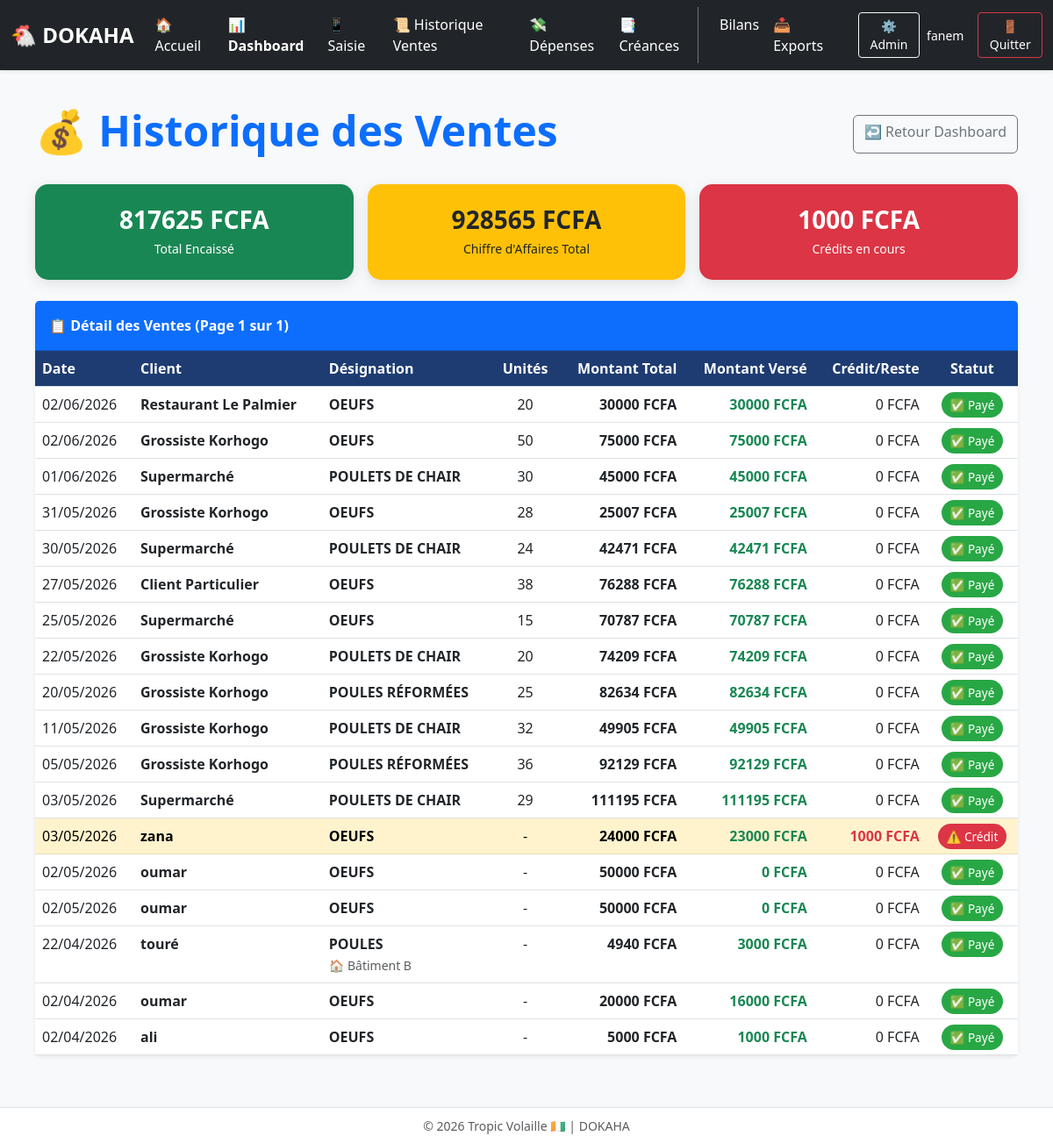
The app's page /ventes/ (signed in) with its own data.
### gestion/models.py (models this page shows, shortened)
class Vente(models.Model):
    poulailler = models.ForeignKey(Poulailler, on_delete=models.SET_NULL, null=True, blank=True, verbose_name="Bâtiment")
    date = models.DateField(verbose_name="Date")
    client = models.CharField(max_length=100, blank=True, null=True, verbose_name="Client")
    type_vente = models.CharField(
        max_length=20,
        choices=[('oeufs', '🥚 Œufs'), ('poules', '🐔 Poules'), ('autres', '📦 Autres')],
        default='oeufs'
    )
    plateaux = models.IntegerField(default=0)
    unites = models.IntegerField(default=0)
    prix_plateau = models.DecimalField(max_digits=10, decimal_places=2, default=0)
    montant_total = models.DecimalField(max_digits=10, decimal_places=2, default=0)
    paye = models.BooleanField(default=True)
    montant_paye = models.DecimalField(max_digits=10, decimal_places=2, default=0, verbose_name="Montant payé (FCFA)")
    montant_restant = models.DecimalField(max_digits=10, decimal_places=2, default=0, verbose_name="Reste à payer (FCFA)")
    mode_paiement = models.CharField(
        max_length=20,
        default='comptant',
        choices=[('comptant', '💵 Comptant'), ('credit', '📝 Crédit'), ('mobile', '📱 Mobile Money'), ('cheque', '🧾 Chèque')],
        verbose_name="Mode de paiement"
    )
    plateaux = models.IntegerField(default=0, verbose_name='Nombre de plateaux (30 œufs)')
    reste_oeufs = models.IntegerField(default=0, verbose_name='Œufs restants (0-29)')
    class Meta:
        verbose_name = "Vente"
        verbose_name_plural = "Ventes"
        ordering = ['-date']

class Poulailler(models.Model):
    nom = models.CharField(max_length=100, default="")
    effectif_initial = models.PositiveIntegerField(default=0)

### gestion/views.py (the view)
# urls.py: path('ventes/', views.historique_ventes, name='historique_ventes'),
@login_required
def historique_ventes(request):
    from django.core.paginator import Paginator
    from gestion.models import Vente
    ventes = Vente.objects.all().order_by('-date', '-id')
    paginator = Paginator(ventes, 50)  # 50 ventes par page
    page_number = request.GET.get('page')
    page_obj = paginator.get_page(page_number)
    total_ventes = ventes.aggregate(total=Sum('montant_total'))['total'] or 0
    total_paye = ventes.aggregate(total=Sum('montant_paye'))['total'] or 0
    total_reste = ventes.aggregate(total=Sum('montant_restant'))['total'] or 0
    context = {
        'page_obj': page_obj,
        'total_ventes': total_ventes,
        'total_paye': total_paye,
        'total_reste': total_reste,
    }
    return render(request, 'gestion/historique_ventes.html', context)

### gestion/templates/gestion/historique_ventes.html (shortened to what this page needs)
{% extends "gestion/base.html" %}
{% block content %}
<div class="container-fluid py-4 px-3 px-md-4">
  <div class="d-flex justify-content-between align-items-center mb-4">
    <h1 class="display-5 fw-bold text-primary">💰 Historique des Ventes</h1>
    <a href="/dashboard/" class="btn btn-outline-secondary">↩️ Retour Dashboard</a>
  </div>
  <div class="row g-3 mb-4">
    <div class="col-md-4">
      <div class="stats-card bg-success text-white">
        <h3 class="fw-bold mb-1">{{ total_paye|floatformat:0 }} FCFA</h3>
        <small>Total Encaissé</small>
      </div>
    </div>
    <div class="col-md-4">
      <div class="stats-card bg-warning text-dark">
        <h3 class="fw-bold mb-1">{{ total_ventes|floatformat:0 }} FCFA</h3>
        <small>Chiffre d'Affaires Total</small>
      </div>
    </div>
    <div class="col-md-4">
      <div class="stats-card bg-danger text-white">
        <h3 class="fw-bold mb-1">{{ total_reste|floatformat:0 }} FCFA</h3>
        <small>Crédits en cours</small>
      </div>
    </div>
  </div>
  <div class="card border-0 shadow-sm">
    <div class="card-header bg-primary text-white fw-bold py-3">
      📋 Détail des Ventes (Page {{ page_obj.number }} sur {{ page_obj.paginator.num_pages }})
    </div>
    <div class="table-responsive">
      <table class="table table-hover table-ventes mb-0">
        <thead>
          <tr>
            <th>Date</th>
            <th>Client</th>
            <th>Désignation</th>
            <th class="text-center">Unités</th>
            <th class="text-end">Montant Total</th>
            <th class="text-end">Montant Versé</th>
            <th class="text-end">Crédit/Reste</th>
            <th class="text-center">Statut</th>
          </tr>
        </thead>
        <tbody>
          {% for v in page_obj %}
          <tr class="{% if v.montant_restant > 0 %}table-warning{% endif %}">
            <td>{{ v.date|date:"d/m/Y" }}</td>
            <td class="fw-bold">{{ v.client }}</td>
            <td>
              <strong>{{ v.type_vente|upper }}</strong>
              {% if v.poulailler %}<br><small class="text-muted">🏠 {{ v.poulailler.nom }}</small>{% endif %}
            </td>
            <td class="text-center">{{ v.unites|default:"-" }}</td>
            <td class="text-end fw-bold">{{ v.montant_total|floatformat:0 }} FCFA</td>
            <td class="text-end text-success fw-bold">{{ v.montant_paye|floatformat:0 }} FCFA</td>
            <td class="text-end {% if v.montant_restant > 0 %}text-danger fw-bold{% endif %}">
              {{ v.montant_restant|floatformat:0 }} FCFA
            </td>
            <td class="text-center">
              {% if v.montant_restant > 0 %}
                <span class="badge-credit">⚠️ Crédit</span>
              {% else %}
                <span class="badge-payee">✅ Payé</span>
              {% endif %}
            </td>
          </tr>
          {% empty %}
          <tr><td colspan="8" class="text-center text-muted py-4">Aucune vente enregistrée</td></tr>
          {% endfor %}
        </tbody>
      </table>
    </div>
  </div>
</div>
{% endblock %}

### gestion/templates/gestion/base.html (shortened to what this page needs)
{% load static %}
<!DOCTYPE html>
<html lang="fr">
<head>
    <link href="https://cdn.jsdelivr.net/npm/bootstrap@5.3.0/dist/css/bootstrap.min.css" rel="stylesheet">
    <link rel="stylesheet" href="https://cdn.jsdelivr.net/npm/bootstrap-icons@1.11.0/font/bootstrap-icons.css">
</head>
<body>
<nav class="navbar navbar-expand-lg navbar-dark bg-dark shadow-sm py-2">
  <div class="container-fluid">
    <a class="navbar-brand fw-bold fs-4" href="/">🐔 DOKAHA</a>
    <div class="collapse navbar-collapse" id="mainNavbar">
      <ul class="navbar-nav me-auto mb-2 mb-lg-0">
        <li class="nav-item"><a class="nav-link" href="/">🏠 Accueil</a></li>
        <li class="nav-item"><a class="nav-link fw-bold text-warning" href="/dashboard/">📊 Dashboard</a></li>
        <li class="nav-item"><a class="nav-link" href="/terrain/">📱 Saisie</a></li>
        <li class="nav-item"><a class="nav-link" href="/vente/">📜 Historique Ventes</a></li>
        <li class="nav-item"><a class="nav-link" href="/depenses/">💸 Dépenses</a></li>
        <li class="nav-item"><a class="nav-link" href="/credits/">📑 Créances</a></li>
      </ul>
      <ul class="navbar-nav mb-2 mb-lg-0 border-start border-secondary ps-lg-3">
        <li class="nav-item"><a class="nav-link" href="/finance/"> Bilans</a></li>
        <li class="nav-item"><a class="nav-link" href="/finance/export-excel/">📥 Exports</a></li>
      </ul>
      <div class="d-flex align-items-center ms-lg-4">
        <a href="/admin/" class="btn btn-sm btn-outline-light me-2">⚙️ Admin</a>
        <span class="text-light small me-3 d-none d-md-inline">{{ user.username|default:"Fanem" }}</span>
        <a href="/logout/" class="btn btn-sm btn-outline-danger">🚪 Quitter</a>
      </div>
    </div>
  </div>
</nav>
<div class="container-fluid px-3 py-3">
    {% block content %}{% endblock %}
</div>
<footer class="fixed-bottom text-center text-muted py-2 bg-white border-top">
    <small>© {% now "Y" %} Tropic Volaille 🇨🇮 | DOKAHA</small>
</footer>
</body>
</html>

### gestion/templates/gestion/base.html (style rules this page uses)
:root { --primary:#0d6efd; --success:#198754; --danger:#dc3545; --warning:#ffc107; }
body { background:#f8f9fa; font-family:system-ui,-apple-system,sans-serif; padding-bottom:60px; }
.navbar-brand { font-weight:700; }
.nav-link { font-weight:500; padding:0.5rem 1rem; }
.btn { min-height:44px; }
.navbar a, .navbar span, .navbar .nav-link, .navbar .btn { color: #ffffff !important; }

### gestion/templates/gestion/historique_ventes.html (style rules this page uses)
.table-ventes th { background: #1e3c72; color: white; font-weight: 600; }
.badge-credit { background: #dc3545; color: white; padding: 0.3rem 0.6rem; border-radius: 50px; font-size: 0.85rem; }
.badge-payee { background: #28a745; color: white; padding: 0.3rem 0.6rem; border-radius: 50px; font-size: 0.85rem; }
.stats-card { border-radius: 15px; padding: 1.5rem; text-align: center; box-shadow: 0 4px 15px rgba(0,0,0,0.1); }

### records on screen
Vente: date "02/06/2026", client "Restaurant Le Palmier", type_vente "OEUFS", unites "20", montant_total "30000", montant_paye "30000", montant_restant "0", shows "✅ Payé"
Vente: date "02/06/2026", client "Grossiste Korhogo", type_vente "OEUFS", unites "50", montant_total "75000", montant_paye "75000", montant_restant "0", shows "✅ Payé"
Vente: date "01/06/2026", client "Supermarché", type_vente "POULETS DE CHAIR", unites "30", montant_total "45000", montant_paye "45000", montant_restant "0", shows "✅ Payé"
Vente: date "31/05/2026", client "Grossiste Korhogo", type_vente "OEUFS", unites "28", montant_total "25007", montant_paye "25007", montant_restant "0", shows "✅ Payé"
Vente: date "30/05/2026", client "Supermarché", type_vente "POULETS DE CHAIR", unites "24", montant_total "42471", montant_paye "42471", montant_restant "0", shows "✅ Payé"
Vente: date "27/05/2026", client "Client Particulier", type_vente "OEUFS", unites "38", montant_total "76288", montant_paye "76288", montant_restant "0", shows "✅ Payé"
Vente: date "25/05/2026", client "Supermarché", type_vente "OEUFS", unites "15", montant_total "70787", montant_paye "70787", montant_restant "0", shows "✅ Payé"
Vente: date "22/05/2026", client "Grossiste Korhogo", type_vente "POULETS DE CHAIR", unites "20", montant_total "74209", montant_paye "74209", montant_restant "0", shows "✅ Payé"
Vente: date "20/05/2026", client "Grossiste Korhogo", type_vente "POULES RÉFORMÉES", unites "25", montant_total "82634", montant_paye "82634", montant_restant "0", shows "✅ Payé"
Vente: date "11/05/2026", client "Grossiste Korhogo", type_vente "POULETS DE CHAIR", unites "32", montant_total "49905", montant_paye "49905", montant_restant "0", shows "✅ Payé"
Vente: date "05/05/2026", client "Grossiste Korhogo", type_vente "POULES RÉFORMÉES", unites "36", montant_total "92129", montant_paye "92129", montant_restant "0", shows "✅ Payé"
Vente: date "03/05/2026", client "Supermarché", type_vente "POULETS DE CHAIR", unites "29", montant_total "111195", montant_paye "111195", montant_restant "0", shows "✅ Payé"
Vente: date "03/05/2026", client "zana", type_vente "OEUFS", unites "-", montant_total "24000", montant_paye "23000", montant_restant "1000", shows "⚠️ Crédit"
Vente: date "02/05/2026", client "oumar", type_vente "OEUFS", unites "-", montant_total "50000", montant_paye "0", montant_restant "0", shows "✅ Payé"
Vente: date "02/05/2026", client "oumar", type_vente "OEUFS", unites "-", montant_total "50000", montant_paye "0", montant_restant "0", shows "✅ Payé"
Vente: date "22/04/2026", client "touré", type_vente "POULES", poulailler.nom "Bâtiment B", unites "-", montant_total "4940", montant_paye "3000", montant_restant "0", shows "✅ Payé"
Vente: date "02/04/2026", client "oumar", type_vente "OEUFS", unites "-", montant_total "20000", montant_paye "16000", montant_restant "0", shows "✅ Payé"
Vente: date "02/04/2026", client "ali", type_vente "OEUFS", unites "-", montant_total "5000", montant_paye "1000", montant_restant "0", shows "✅ Payé"

### other values on screen
{{ user.username|default:"Fanem" }} "fanem"
{{ total_paye|floatformat:0 }} "817625"
{{ total_ventes|floatformat:0 }} "928565"
{{ total_reste|floatformat:0 }} "1000"
{{ page_obj.number }} "1"
{{ page_obj.paginator.num_pages }} "1"
